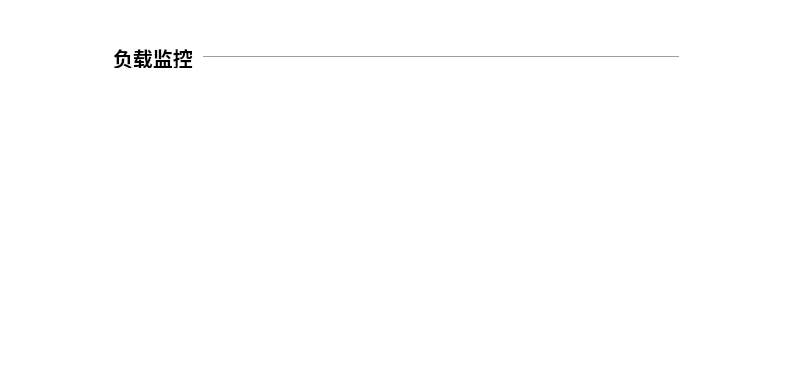
<?xml version="1.0" encoding="UTF-8"?>
<ui version="4.0">
 <class>myComputerInfoDialog</class>
 <widget class="QDialog" name="myComputerInfoDialog">
  <property name="geometry">
   <rect>
    <x>0</x>
    <y>0</y>
    <width>792</width>
    <height>381</height>
   </rect>
  </property>
  <property name="windowTitle">
   <string>Dialog</string>
  </property>
  <property name="styleSheet">
   <string notr="true">QWidget#myComputerInfoDialog
{
	background-color: rgb(255, 255, 255);
	border-radius: 10px;
}</string>
  </property>
  <layout class="QGridLayout" name="gridLayout_2" rowstretch="20,20,10,100,20" columnstretch="1,5,1">
   <property name="leftMargin">
    <number>0</number>
   </property>
   <property name="topMargin">
    <number>0</number>
   </property>
   <property name="rightMargin">
    <number>0</number>
   </property>
   <property name="bottomMargin">
    <number>0</number>
   </property>
   <property name="spacing">
    <number>0</number>
   </property>
   <item row="0" column="1">
    <spacer name="verticalSpacer_2">
     <property name="orientation">
      <enum>Qt::Vertical</enum>
     </property>
     <property name="sizeHint" stdset="0">
      <size>
       <width>20</width>
       <height>22</height>
      </size>
     </property>
    </spacer>
   </item>
   <item row="1" column="1">
    <layout class="QHBoxLayout" name="horizontalLayout_2" stretch="20,200">
     <property name="spacing">
      <number>10</number>
     </property>
     <item>
      <widget class="QLabel" name="label_titleLeftBotton_3">
       <property name="maximumSize">
        <size>
         <width>16777215</width>
         <height>20</height>
        </size>
       </property>
       <property name="font">
        <font>
         <family>SourceHanSansK-Regular</family>
         <pointsize>-1</pointsize>
         <weight>75</weight>
         <italic>false</italic>
         <bold>true</bold>
        </font>
       </property>
       <property name="styleSheet">
        <string notr="true">QLabel{
font: bold large 'SourceHanSansK-Regular';font-size:20px;
}</string>
       </property>
       <property name="text">
        <string>负载监控</string>
       </property>
      </widget>
     </item>
     <item>
      <widget class="Line" name="line_4">
       <property name="sizePolicy">
        <sizepolicy hsizetype="Preferred" vsizetype="Fixed">
         <horstretch>0</horstretch>
         <verstretch>0</verstretch>
        </sizepolicy>
       </property>
       <property name="maximumSize">
        <size>
         <width>2048</width>
         <height>16777215</height>
        </size>
       </property>
       <property name="orientation">
        <enum>Qt::Horizontal</enum>
       </property>
      </widget>
     </item>
    </layout>
   </item>
   <item row="2" column="1">
    <spacer name="verticalSpacer_3">
     <property name="orientation">
      <enum>Qt::Vertical</enum>
     </property>
     <property name="sizeHint" stdset="0">
      <size>
       <width>20</width>
       <height>9</height>
      </size>
     </property>
    </spacer>
   </item>
   <item row="3" column="0">
    <spacer name="horizontalSpacer">
     <property name="orientation">
      <enum>Qt::Horizontal</enum>
     </property>
     <property name="sizeHint" stdset="0">
      <size>
       <width>115</width>
       <height>20</height>
      </size>
     </property>
    </spacer>
   </item>
   <item row="3" column="1">
    <widget class="QWidget" name="widget_Info" native="true">
     <property name="minimumSize">
      <size>
       <width>0</width>
       <height>30</height>
      </size>
     </property>
     <property name="styleSheet">
      <string notr="true">QWidget{
	background-color: rgb(255, 255, 255);
  border: 0px solid rgb(221, 221, 221);
   border-radius: 15px;
}</string>
     </property>
     <layout class="QGridLayout" name="gridLayout">
      <item row="0" column="0">
       <layout class="QHBoxLayout" name="Layou_info">
        <property name="spacing">
         <number>0</number>
        </property>
       </layout>
      </item>
     </layout>
    </widget>
   </item>
   <item row="3" column="2">
    <spacer name="horizontalSpacer_2">
     <property name="orientation">
      <enum>Qt::Horizontal</enum>
     </property>
     <property name="sizeHint" stdset="0">
      <size>
       <width>115</width>
       <height>20</height>
      </size>
     </property>
    </spacer>
   </item>
   <item row="4" column="1">
    <spacer name="verticalSpacer">
     <property name="orientation">
      <enum>Qt::Vertical</enum>
     </property>
     <property name="sizeHint" stdset="0">
      <size>
       <width>20</width>
       <height>22</height>
      </size>
     </property>
    </spacer>
   </item>
  </layout>
 </widget>
 <resources/>
 <connections/>
</ui>
